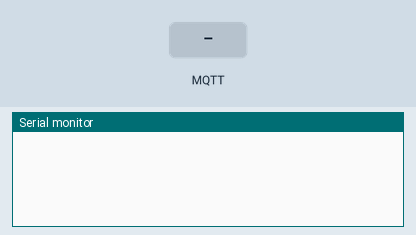
The sketch below on a simulated ESP32. Shown: the last lines printed to the serial monitor. The test bench sets the inputs (shaded band). WiFi joins after 1.5 s; servers stay silent unless stated; no MQTT or app messages arrive unless stated.

Above: at 2.7 s.
2.8 s: MQTT message "1" arrives on the first subscribed topic
At 4.0 s:
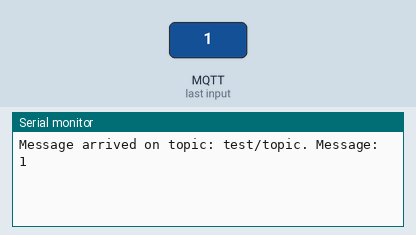
4.3 s: MQTT message "on" arrives on the first subscribed topic
At 5.4 s:
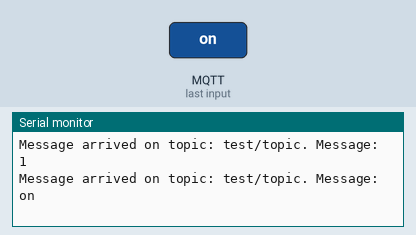
5.8 s: MQTT message "off" arrives on the first subscribed topic
At 6.5 s:
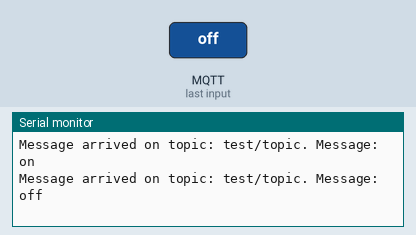

Measured:
- after the input at 2.8 s, the serial monitor: prints a new line at once (image 1)
- after the input at 4.3 s, the serial monitor: prints a new line at once (image 2)
- after the input at 5.8 s, the serial monitor: prints a new line at once (image 3)

The sketch:

amp_esp32.ino
```cpp
#include <PubSubClient.h>

#include <WiFi.h>

// Replace with your network credentials
const char* ssid = "w";
const char* password = "qwerty233";

// Replace with your MQTT broker's details
const char* mqttServer = "192.168.0.11";
const int mqttPort = 1883;
const char* mqttUser = "amp_esp32";  // If applicable
const char* mqttPassword = "password";  // If applicable

WiFiClient espClient;
PubSubClient client(espClient);

void setupWifi() {
    delay(10);
    // Connect to WiFi
    WiFi.begin(ssid, password);
    while (WiFi.status() != WL_CONNECTED) {
        delay(500);
    }
}

void callback(char* topic, byte* message, unsigned int length) {
    Serial.print("Message arrived on topic: ");
    Serial.print(topic);
    Serial.print(". Message: ");
    for (unsigned int i = 0; i < length; i++) {
        Serial.print((char)message[i]);
    }
    Serial.println();
}

void reconnect() {
    // Loop until we're reconnected
    while (!client.connected()) {
        if (client.connect("ESP32Client", mqttUser, mqttPassword)) {
            // Subscribe to a topic
            client.subscribe("test/topic");
        } else {
            delay(5000);
        }
    }
}

void setup() {
    Serial.begin(115200);
    setupWifi();
    client.setServer(mqttServer, mqttPort);
    client.setCallback(callback);
}

void loop() {
    if (!client.connected()) {
        reconnect();
    }
    client.loop();

    // Publish a message approximately every minute
    static unsigned long lastTime = 0;
    if (millis() - lastTime > 6000) {
        lastTime = millis();
        client.publish("test/topic", "Hello from ESP32");
    }
}
```
